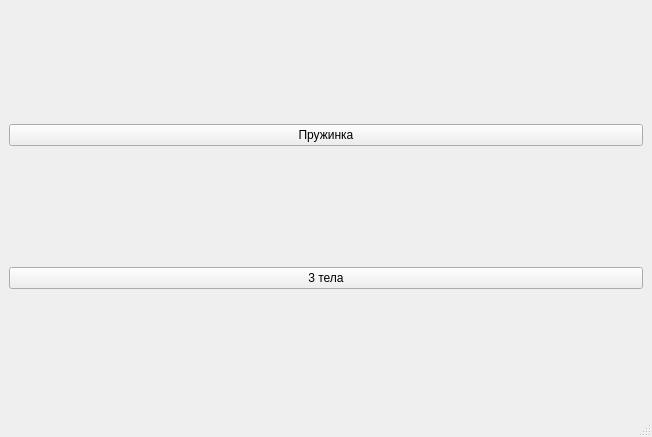
<?xml version="1.0" encoding="UTF-8"?>
<ui version="4.0">
 <class>MainWindow</class>
 <widget class="QMainWindow" name="MainWindow">
  <property name="geometry">
   <rect>
    <x>0</x>
    <y>0</y>
    <width>652</width>
    <height>437</height>
   </rect>
  </property>
  <property name="windowTitle">
   <string>MainWindow</string>
  </property>
  <widget class="QWidget" name="centralwidget">
   <layout class="QVBoxLayout" name="verticalLayout">
    <item>
     <widget class="QPushButton" name="pushButton">
      <property name="text">
       <string>Пружинка</string>
      </property>
     </widget>
    </item>
    <item>
     <widget class="QPushButton" name="pushButton_2">
      <property name="text">
       <string>3 тела</string>
      </property>
     </widget>
    </item>
   </layout>
  </widget>
  <widget class="QMenuBar" name="menubar">
   <property name="geometry">
    <rect>
     <x>0</x>
     <y>0</y>
     <width>652</width>
     <height>26</height>
    </rect>
   </property>
  </widget>
  <widget class="QStatusBar" name="statusbar"/>
 </widget>
 <resources/>
 <connections/>
</ui>
